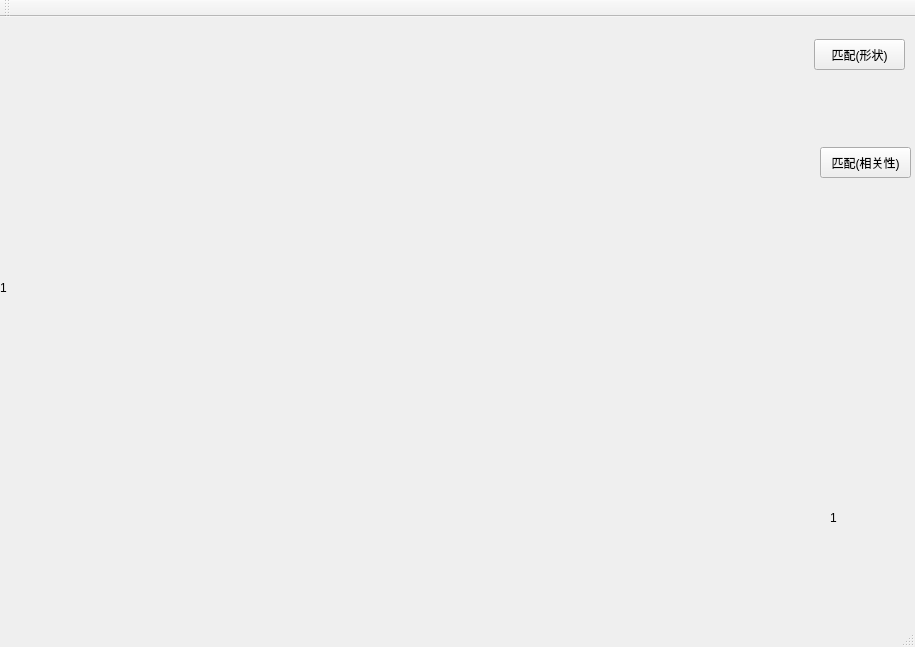
<?xml version="1.0" encoding="UTF-8"?>
<ui version="4.0">
 <class>Template_MacthClass</class>
 <widget class="QMainWindow" name="Template_MacthClass">
  <property name="geometry">
   <rect>
    <x>0</x>
    <y>0</y>
    <width>915</width>
    <height>647</height>
   </rect>
  </property>
  <property name="windowTitle">
   <string>Template_Macth</string>
  </property>
  <widget class="QWidget" name="centralWidget">
   <widget class="QLabel" name="Image_Show_label">
    <property name="geometry">
     <rect>
      <x>0</x>
      <y>0</y>
      <width>741</width>
      <height>541</height>
     </rect>
    </property>
    <property name="text">
     <string>1</string>
    </property>
   </widget>
   <widget class="QPushButton" name="Template_Macth_btn">
    <property name="geometry">
     <rect>
      <x>814</x>
      <y>22</y>
      <width>91</width>
      <height>31</height>
     </rect>
    </property>
    <property name="text">
     <string>匹配(形状)</string>
    </property>
   </widget>
   <widget class="QPushButton" name="Template_Macth_btn_2">
    <property name="geometry">
     <rect>
      <x>820</x>
      <y>130</y>
      <width>91</width>
      <height>31</height>
     </rect>
    </property>
    <property name="text">
     <string>匹配(相关性)</string>
    </property>
   </widget>
   <widget class="QLabel" name="Image_Show_label_2">
    <property name="geometry">
     <rect>
      <x>830</x>
      <y>470</y>
      <width>61</width>
      <height>61</height>
     </rect>
    </property>
    <property name="text">
     <string>1</string>
    </property>
   </widget>
  </widget>
  <widget class="QMenuBar" name="menuBar">
   <property name="geometry">
    <rect>
     <x>0</x>
     <y>0</y>
     <width>915</width>
     <height>23</height>
    </rect>
   </property>
  </widget>
  <widget class="QToolBar" name="mainToolBar">
   <attribute name="toolBarArea">
    <enum>TopToolBarArea</enum>
   </attribute>
   <attribute name="toolBarBreak">
    <bool>false</bool>
   </attribute>
  </widget>
  <widget class="QStatusBar" name="statusBar"/>
 </widget>
 <layoutdefault spacing="6" margin="11"/>
 <resources>
  <include location="template_macth.qrc"/>
 </resources>
 <connections>
  <connection>
   <sender>Template_Macth_btn</sender>
   <signal>clicked()</signal>
   <receiver>Template_MacthClass</receiver>
   <slot>Template_Macth_Method()</slot>
   <hints>
    <hint type="sourcelabel">
     <x>862</x>
     <y>67</y>
    </hint>
    <hint type="destinationlabel">
     <x>863</x>
     <y>116</y>
    </hint>
   </hints>
  </connection>
  <connection>
   <sender>Template_Macth_btn_2</sender>
   <signal>clicked()</signal>
   <receiver>Template_MacthClass</receiver>
   <slot>Template_Macth1_Method()</slot>
   <hints>
    <hint type="sourcelabel">
     <x>871</x>
     <y>185</y>
    </hint>
    <hint type="destinationlabel">
     <x>873</x>
     <y>219</y>
    </hint>
   </hints>
  </connection>
 </connections>
 <slots>
  <slot>slot1()</slot>
  <slot>Template_Macth_Method()</slot>
  <slot>Template_Macth1_Method()</slot>
  <slot>Template_Macth2_Method()</slot>
 </slots>
</ui>
